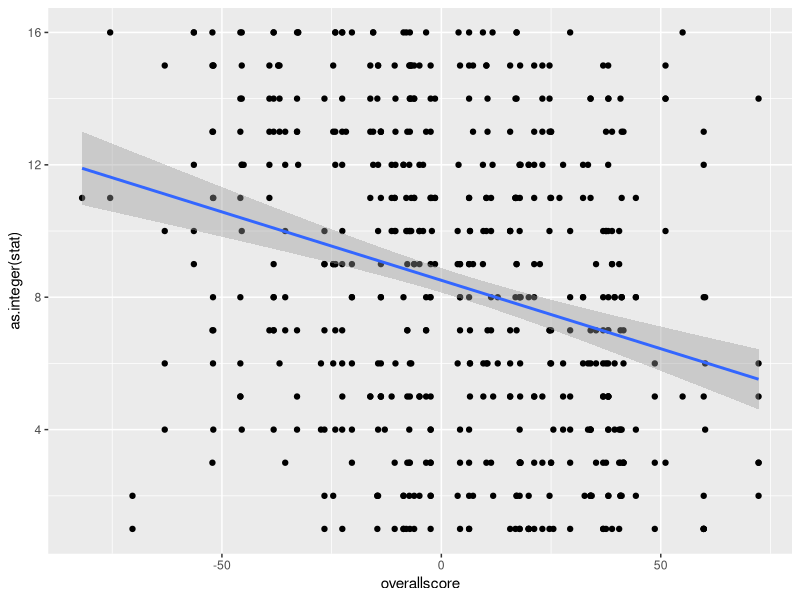
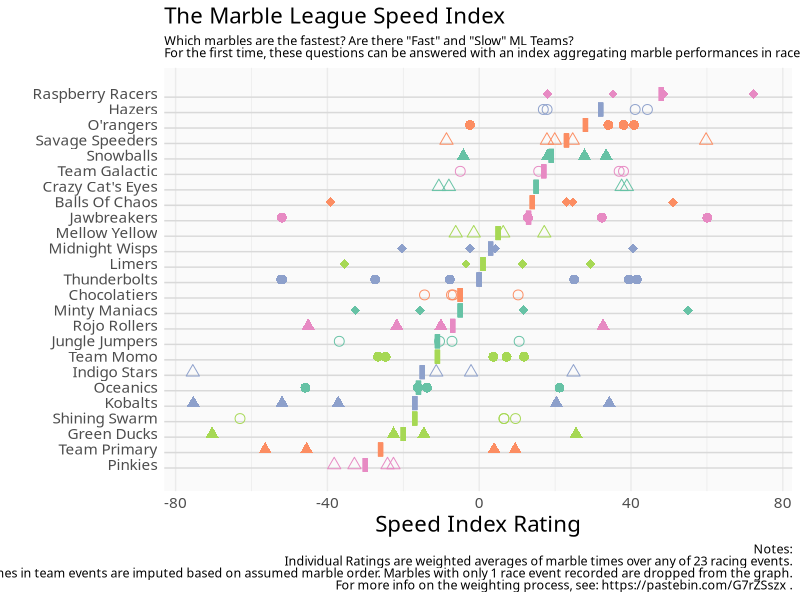

R code for these plots, in order:
setwd("~/Misc/ML/SpdIndex/")
library(tidyverse)

mlspd <- read.csv('./MLspd_cleaned.csv')

mloutcomes <- read.csv('./MLspd_outcomes.csv',
                       stringsAsFactors=FALSE, na.strings = "")
mlfinals <- mloutcomes %>%
    filter(type=="final") %>%
    mutate_at(colnames(mloutcomes)[-(1:2)],
              function(x) ifelse(grepl("Finalist|Semi", x), 1, 0))
mloutcomes <- rbind(mloutcomes %>% filter(type=="rank"), mlfinals)

gettotal <- function(data, discfact) {
    test <- select(data, -team, -member, -overallcount)
    test <- sapply(test, function(x) ifelse(is.na(x), -999, x))
    rowsort <- as.data.frame(t(apply(test, 1, function(x) sort(x, TRUE))))
    rowsort <- sapply(rowsort, function(x) ifelse(x == -999, NA, x))
    for (i in 1:dim(rowsort)[2]) {
        rowsort[,i] <- rowsort[,i]*discfact^(i-1)
    }
    data.frame(overalltot=rowSums(rowsort,na.rm=TRUE))
}

getscore <- function(data, discfact, teamdisc, pureMult) {
    teamEvents <- c("relay17", "winBiathlon", "relay")
    pureEvents <- c("sprint16", "hurdles16", "sprint17", "hurdles17",
                    "relay17", "icedash", "speedskat", "msprint",
                    "relay", "hurdles")
    data <- data %>% mutate_at(teamEvents, function(x) x*teamdisc) %>%
                     mutate_at(pureEvents, function(x) x*pureMult)
    data <- cbind(data, gettotal(data, discfact))
    if (discfact < 1.0) {
        data <- data %>%
            mutate(overallscore=overalltot*
                       (1-discfact)/(1-(discfact)^overallcount)) %>%
            select(-overalltot)
    } else {
        data <- data %>%
            mutate(overallscore=overalltot/overallcount) %>%
            select(-overalltot)
    }
    fastest.rank <- data %>% group_by(team) %>%
        summarise(max=max(overallscore, na.rm=TRUE)) %>%
        mutate(rank=dense_rank(max))
    data <- left_join(data, select(fastest.rank, -max))
    data
}

mergeoutcomes <- function(data, outcomefile, stat) {
    ml.long <- data %>%
        select(-c("overallcount", stat)) %>% 
        gather("race", "value", -team, -member, -overallscore) %>%
        filter(!is.na(value))
    
    mlreg <- outcomefile %>% filter(type==stat) %>% select(-("type")) %>%
        gather("race", stat, -team) %>%
        left_join(select(ml.long, team, member, race, overallscore),
                  by=c("team", "race"))
    mlreg
}

maxroutine <- function(vec, data, outcomefile) {
    teamdisc <- vec[1]
    pureMult <- vec[2]
    dataout <- getscore(data, 0.95, teamdisc, pureMult)
    
    mlrankreg <- mergeoutcomes(dataout, outcomefile, "rank")
    mlrankq <- quantile(mlrankreg$overallscore,
                        c(0.05, 0.95), na.rm=TRUE)
    regout <- lm(as.integer(stat) ~ overallscore,
                 data=mlrankreg %>%
                     filter((mlrankq[1] < overallscore) &
                            overallscore < mlrankq[2]))
    #print(summary(regout))
    anova(regout)["Residuals", "Sum Sq"]
    #regout$coefficients[1] + regout$coefficients[2]^2
}

#optim(c(1.0, 1.0), maxroutine,
#      data=mlspd, outcomefile=mloutcomes, method="Nelder-Mead")

#mlfinreg <- mloutcomes %>% filter(type=="final") %>% select(-("type")) %>%
#    gather("race", "final", -team) %>%
#    left_join(select(mlspd_long, team, member, race, overallscore),
#              by=c("team", "race"))

mlspd_fitted <- getscore(mlspd, 0.95, 0.21, 1.31)
teammeans <- mlspd_fitted %>% 
             group_by(team) %>%
             mutate(wgtscore=
                        overallcount*overallscore/sum(overallcount)) %>%
             summarise(teammean=sum(wgtscore, na.rm=TRUE)) %>%
             mutate(rank2=dense_rank(teammean))
mlspd_merged <- left_join(mlspd_fitted, teammeans, by="team")
mlspd_merged <- mlspd_merged %>%
    mutate(ranktop = rank2 + .45, rankbottom = rank2 - .45) %>%
    mutate(overallscore = overallscore*100, teammean=teammean*100)

mlrankreg <- mergeoutcomes(mlspd_merged, mloutcomes, "rank")
qplot(x=overallscore, y=as.integer(stat),
      data=mlrankreg %>% filter(abs(overallscore) < 100)) + 
    geom_smooth(method="lm")

write.csv(mlspd_merged %>%
          mutate(overallscore=round(overallscore), teammean=round(teammean)) %>% 
          select(team, teammean, member, overallscore, overallcount,
                 everything(), -rank, -ranktop, -rankbottom),
          "MLspd_indexes.csv")

#
colorguide <- c("#fc8d62","#fc8d62","#66c2a5","#a6d854","#8da0cb",
                "#8da0cb","#e78ac3","#66c2a5","#8da0cb","#a6d854",
                "#a6d854","#8da0cb","#66c2a5","#fc8d62","#66c2a5",
                "#e78ac3","#e78ac3","#e78ac3","#fc8d62","#a6d854",
                "#66c2a5","#e78ac3","#a6d854","#fc8d62","#8da0cb")
shapeguide <- c(18,1,2,17,1,
                2,16,1,17,18,
                2,18,18,16,16,
                2, 18, 17,2,1,
                17,1,16,17,16)
#
ggplot(aes(x=overallscore, y=rank2, color=team, shape=team),
      data=mlspd_merged %>% filter(overallcount > 1) %>%
          mutate(teammean=round(teammean))) + 
    geom_hline(yintercept=seq(0.8, 24.8, 1), color="gray85") +
    geom_point(size=3) +
    geom_linerange(aes(x=teammean, ymin=rankbottom, ymax=ranktop),
                   size=1.75) +
    scale_y_continuous(
        breaks=unique(mlspd_merged$rank2),
        labels=unique(str_to_title(mlspd_merged$team))) +
    expand_limits(x=c(-75,75)) +
    scale_color_manual(values=colorguide) +
    scale_shape_manual(values=shapeguide) +
    xlab("Speed Index Rating") + ylab("") +
    theme_minimal() +
    theme(legend.position = "none",
          text= element_text(family="Gill Sans"),
          panel.grid.major.y = element_blank(),
          panel.grid.minor.y = element_blank(),
          panel.grid.major.x = element_line(colour="gray92"),
          panel.grid.minor.x = element_line(colour="gray92"),
          panel.background = element_rect(fill="gray98", colour=NA),
          plot.title= element_text(size=16),
          axis.text=element_text(size=11),
          axis.title=element_text(size=16),
          plot.subtitle= element_text(size=9, lineheight=0.8),
          plot.caption = element_text(size=9, lineheight=0.8)) + 
    labs(title = "The Marble League Speed Index",
         subtitle = paste("Which marbles are the fastest?",
                          "Are there \"Fast\" and \"Slow\" ML Teams?\nFor",
                          "the first time, these questions can be answered",
                          "with an index aggregating marble performances in race events."),
         caption = paste("Notes:\n Individual Ratings are weighted averages of marble times",
                         "over any of 23 racing events.\n Some times in team events are imputed",
                         "based on assumed marble order. Marbles with only 1 race event recorded",
                         "are dropped from the graph.\n For more info on the",
                         "weighting process, see: https://pastebin.com/G7rZSszx ."))